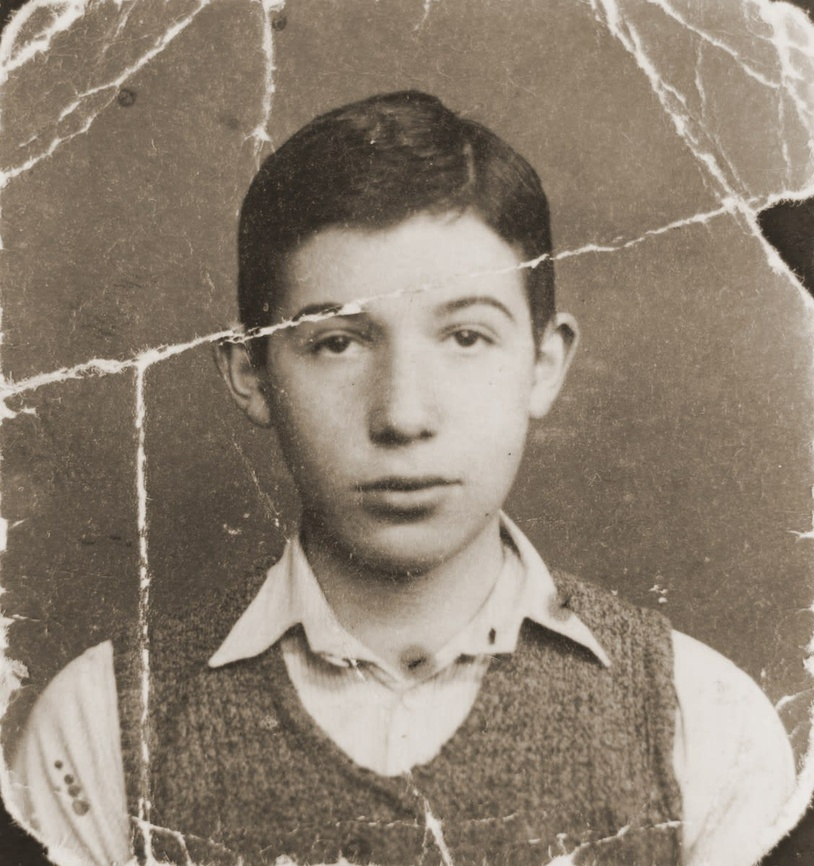
#> input picture dm4.jpg, 814 x 866 px, shrunk from 1128 x 1200 before the run
$ jupyter execute --allow-errors 'Image restoration.ipynb'   (older library calls are emulated)
#> lines starting #> are read from the running program, lines starting #| are printed output that depends on the picture; after the words box and inside, x2 and y2 are one past the last pixel; in counts of white or black regions, pixels touching at a corner belong together; long printed decimals are rounded
# Load all of the required libraries

[cell 1]
import numpy as np
import cv2 as cv
from matplotlib import pyplot as plt
import skimage
from skimage import io

# Read in the input image for restoration, plot for confirmation and grab on the grayscale part of it

- We read in our jpeg
- Plot it for confirmation
- Read in only the bottom-most layer than contains the grayscale (intensities) therein, omitting colors

[cell 2]
img = io.imread('dm4.jpg')
#> img is the input picture: shape (866, 814, 3); mean R, G, B 141.5, 128.9, 114.2
plt.imshow(img)
img = img[:,:,0]
#> img: shape (866, 814)

# Plot the grayscale part for confirmation

- Here, we can see the image lose it's sepia tones, they are lost and only intensities in the range of 0 (white) to 1 (black) remain

[cell 3]
plt.imshow(img, cmap='gray')

# Import additional libraries for detecting creases within the image

[cell 4]
from skimage.feature import canny
from skimage.morphology import disk, binary_dilation, binary_erosion, remove_small_objects, watershed, opening, closing
from skimage.util import invert

# Lo and behold!

- Canny can help detect the creases in our image (basically any sharp changes in intensity will be captured)
- As a side effect, other features like the facial features (eyebrows, nose edges, hairline, etc.) are also unadvertendly captured alongside the intended image features

[cell 5]
edges = canny(img)
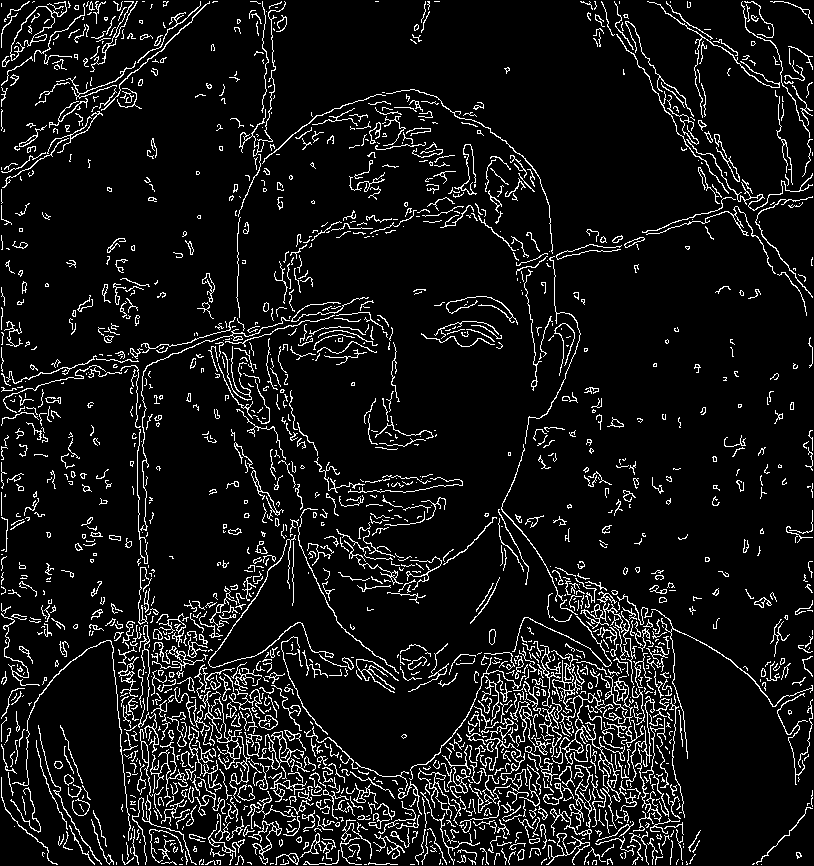
#> edges: shape (866, 814) bool; 8.6% white in thin lines or dots

fig, axes = plt.subplots(1,2, figsize=(8,3))

axes[0].imshow(img, cmap='gray')
axes[1].imshow(edges, cmap='gray')
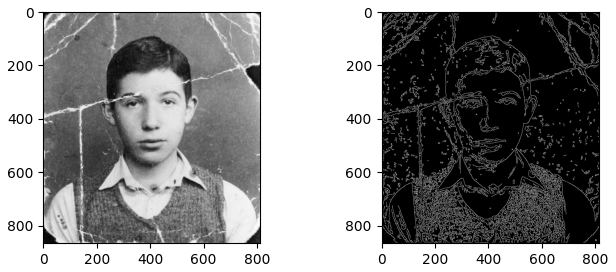
#> figure drawn by matplotlib, 2 panels

# Load a method from the scipy package that might help us enhance the image in some manner

[cell 6]
from scipy.ndimage import binary_fill_holes

# Applying a combination of erosion, dilation on the image with holes filled in using our imported method

- The results are interesting, and seem to detect the silhoutte (or a resemblance of it) of the person in our image.
- This silhoutte, possibly, can be combined with the original image to enhance it in some manner

[cell 7]
fill_img = binary_erosion(binary_fill_holes(binary_dilation(edges, disk(1))), disk(1))
#> fill_img: shape (866, 814) bool; 50% white; 5 black regions (2 under 20 px), largest, box (x1, y1, x2, y2) and area: (0, 0, 814, 866) 347804, (331, 813, 551, 866) 4080, (285, 844, 326, 866) 324

fig, axes = plt.subplots(1,3, figsize=(8,3))

axes[0].imshow(img, cmap='gray')
axes[1].imshow(fill_img, cmap='gray')
axes[2].imshow(1-fill_img, cmap='gray')
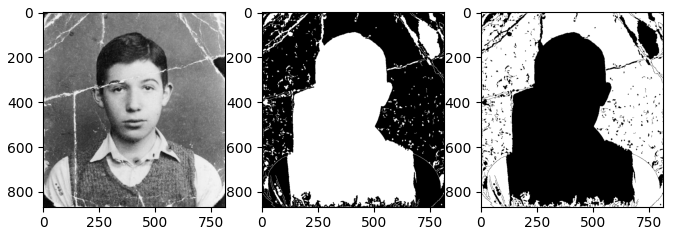
#> figure drawn by matplotlib, 3 panels

## Removing small objects in the background to get a clearer image

[cell 8]
img_cleaned = remove_small_objects(fill_img,500)
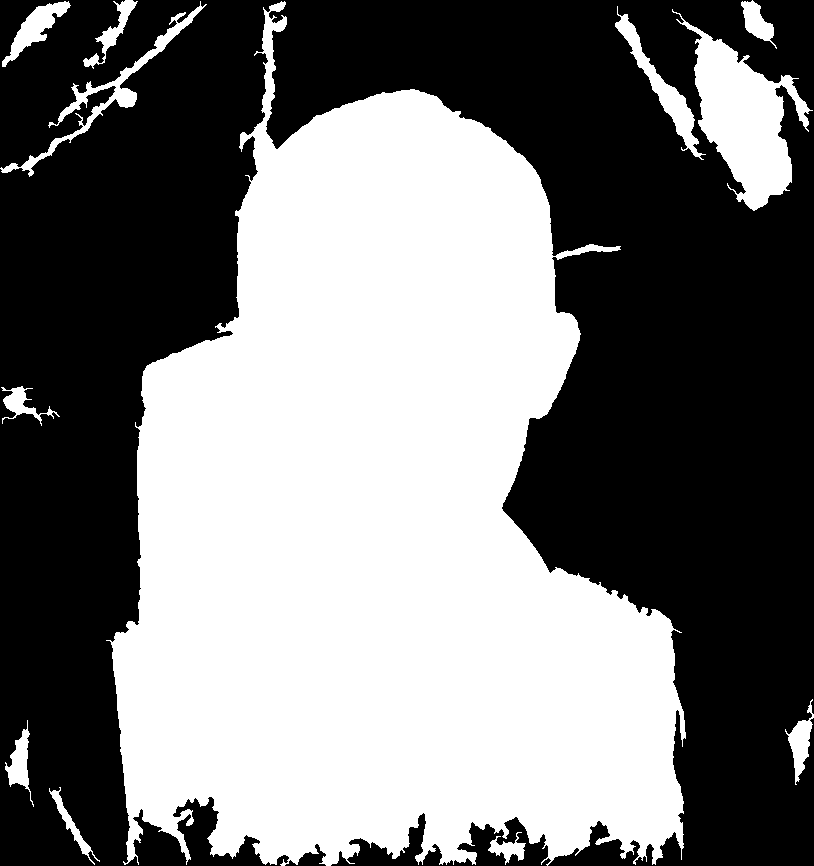
#> img_cleaned: shape (866, 814) bool; 47.1% white; 12 white regions, largest, box (x1, y1, x2, y2) and area: (106, 1, 686, 866) 309501, (672, 9, 813, 211) 11098, (0, 1, 207, 177) 2768

fig, axes = plt.subplots(1,2, figsize=(8,3))

axes[0].imshow(img, cmap='gray')
axes[1].imshow(img_cleaned, cmap='gray')

# Superimposing the image to get the cleaned version of image (wip)

[cell 9]
new = np.logical_xor(img,1-img_cleaned)

fig, axes = plt.subplots(1,2, figsize=(17,10))

axes[0].imshow(img, cmap='gray')
axes[1].imshow(new, cmap='gray')

## 'Rudin-Osher-Fatemi'

[cell 10]
noisy = img + 0.5 * img.std() * np.random.random(img.shape)
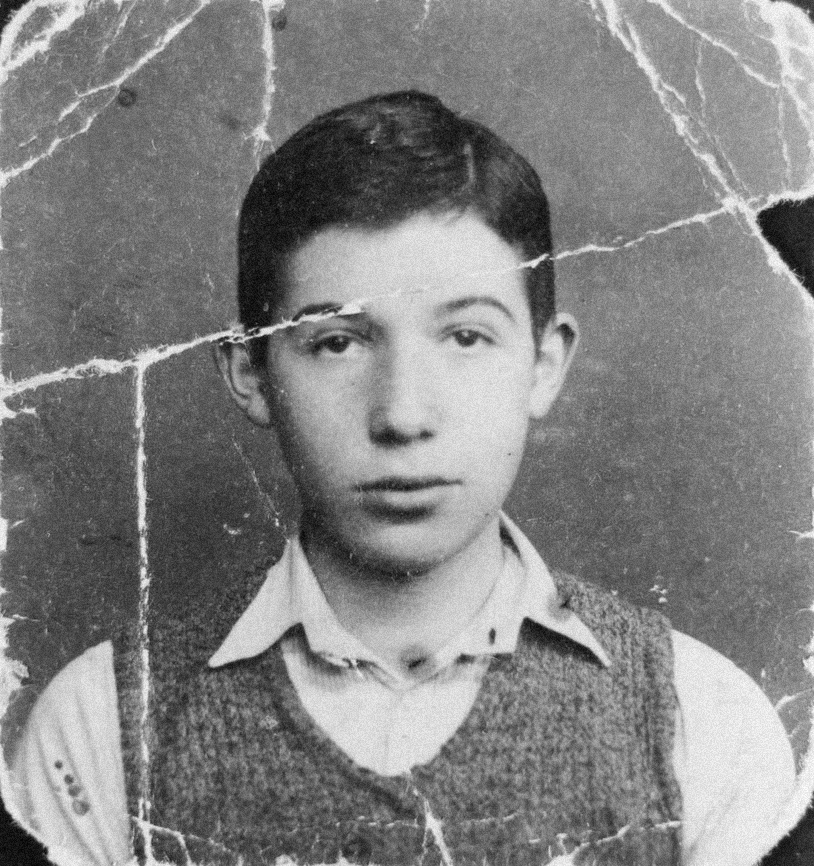
#> noisy: shape (866, 814) float64; min 40.78, max 258, mean 152.3; drawn with min black and max white
noisy = np.clip(noisy, 0, 255)
#> (the rest of this cell did not finish here and is left out)

#> (a cell that did not finish here is left out)

[cell 12]
fig, ax = plt.subplots(nrows=2, ncols=2, figsize=(8, 5), sharex=True,
                       sharey=True, subplot_kw={'adjustable': 'box-forced'})

plt.gray()
#> (the rest of this cell did not finish here and is left out)

[cell 13]
# [44 lines left out: function denoise_new, not called in this run]

[cell 14]
noisy = img + 0.5 * img.std() * np.random.random(img.shape)
noisy = np.clip(noisy, 0, 255)

[cell 15]
from numpy import *

def denoise(im, U_init, tolerance=0.1, tau=0.125, tv_weight=100):
    """ An implementation of the Rudin-Osher-Fatemi (ROF) denoising model
        using the numerical procedure presented in Eq. (11) of A. Chambolle
        (2005). Implemented using periodic boundary conditions
        (essentially turning the rectangular image domain into a torus!).

        Input:
        im - noisy input image (grayscale)
        U_init - initial guess for U
        tv_weight - weight of the TV-regularizing term
        tau - steplength in the Chambolle algorithm
        tolerance - tolerance for determining the stop criterion

        Output:
        U - denoised and detextured image (also the primal variable)
        T - texture residual"""
#> called with tolerance = 0.1, tau = 0.125, tv_weight = 100

    #---Initialization
    m,n = im.shape #size of noisy image
#> m = 866; n = 814

    U = U_init
#> U: shape (866, 814); every value is 0
    Px = im #x-component to the dual field
    Py = im #y-component of the dual field
    error = 1
    iteration = 0

    #---Main iteration
    while (error > tolerance):
        Uold = U

        #Gradient of primal variable
        LyU = vstack((U[1:,:],U[0,:])) #Left translation w.r.t. the y-direction
        LxU = hstack((U[:,1:],U.take([0],axis=1))) #Left translation w.r.t. the x-direction

        GradUx = LxU-U #x-component of U's gradient
        GradUy = LyU-U #y-component of U's gradient

        #First we update the dual varible
        PxNew = Px + (tau/tv_weight)*GradUx #Non-normalized update of x-component (dual)
        PyNew = Py + (tau/tv_weight)*GradUy #Non-normalized update of y-component (dual)
        NormNew = maximum(1,sqrt(PxNew**2+PyNew**2))

        Px = PxNew/NormNew #Update of x-component (dual)
        Py = PyNew/NormNew #Update of y-component (dual)

        #Then we update the primal variable
        RxPx =hstack((Px.take([-1],axis=1),Px[:,0:-1])) #Right x-translation of x-component
        RyPy = vstack((Py[-1,:],Py[0:-1,:])) #Right y-translation of y-component
        DivP = (Px-RxPx)+(Py-RyPy) #Divergence of the dual field.
        U = im + tv_weight*DivP #Update of the primal variable

        #Update of error-measure
        error = linalg.norm(U-Uold)/sqrt(n*m);
        iteration += 1;

        print(iteration, error)
#> this loop made 35 passes
#> error on passes 1 to 12: 148, 1.25, 0.871, 0.669, 0.544, 0.46, 0.399, 0.354, 0.319, 0.29, 0.267, 0.248
#| 1 147.960
#| 2 1.249
#| 3 0.8715
#| 4 0.6689
#| 5 0.5439
#| 6 0.4596
#| 7 0.3992
#| 8 0.3539
#> (further printed lines are left out)
#> pass 1, in denoise, `Px = PxNew/NormNew`:
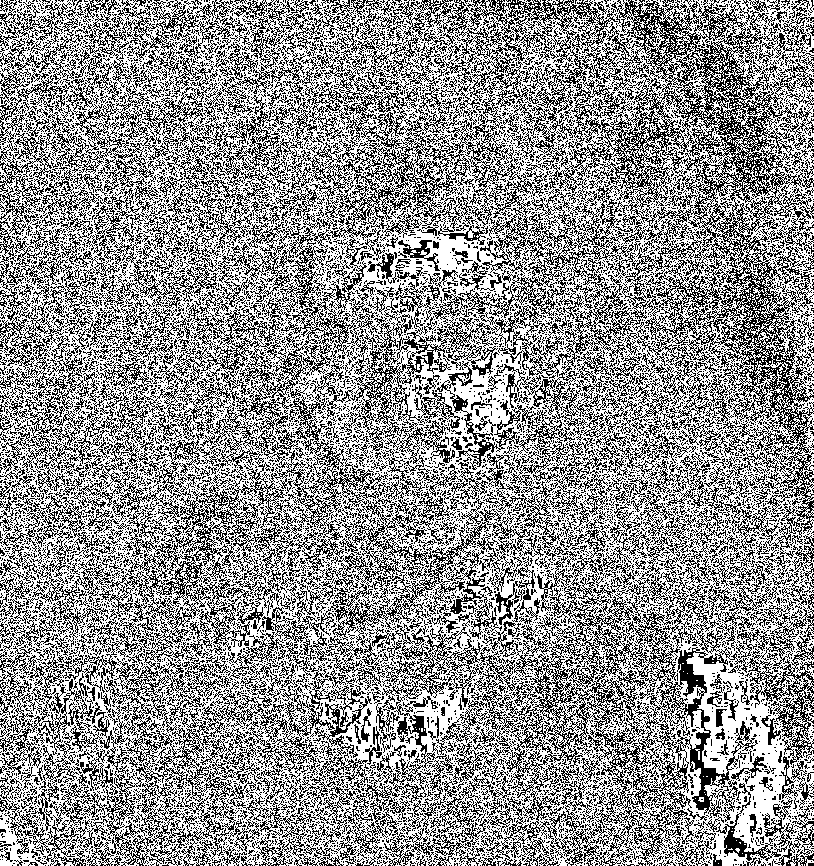
#> Px: shape (866, 814) float64; values 0.707 (black) and 0.707 (white), 58.4% white; black in thin lines or dots
#> pass 1, in denoise, `RxPx =hstack((Px.take([-1],axis=1),Px[:,0:-1]))`:
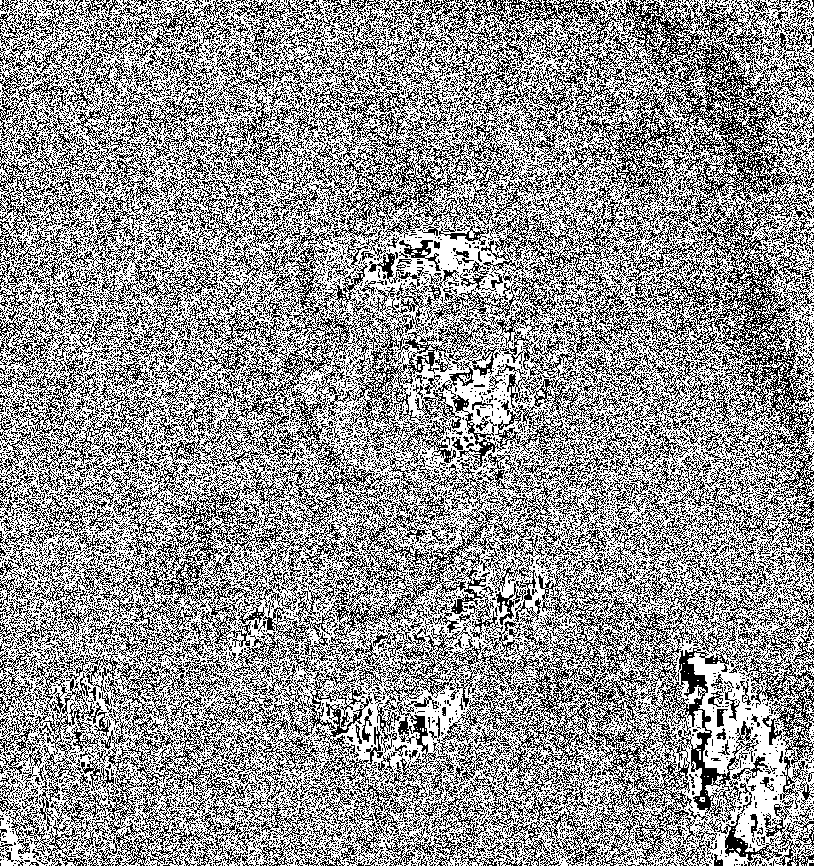
#> RxPx: shape (866, 814) float64; values 0.707 (black) and 0.707 (white), 58.4% white; black in thin lines or dots
#> after the loop, iteration = 35

    #The texture residual
    T = im - U
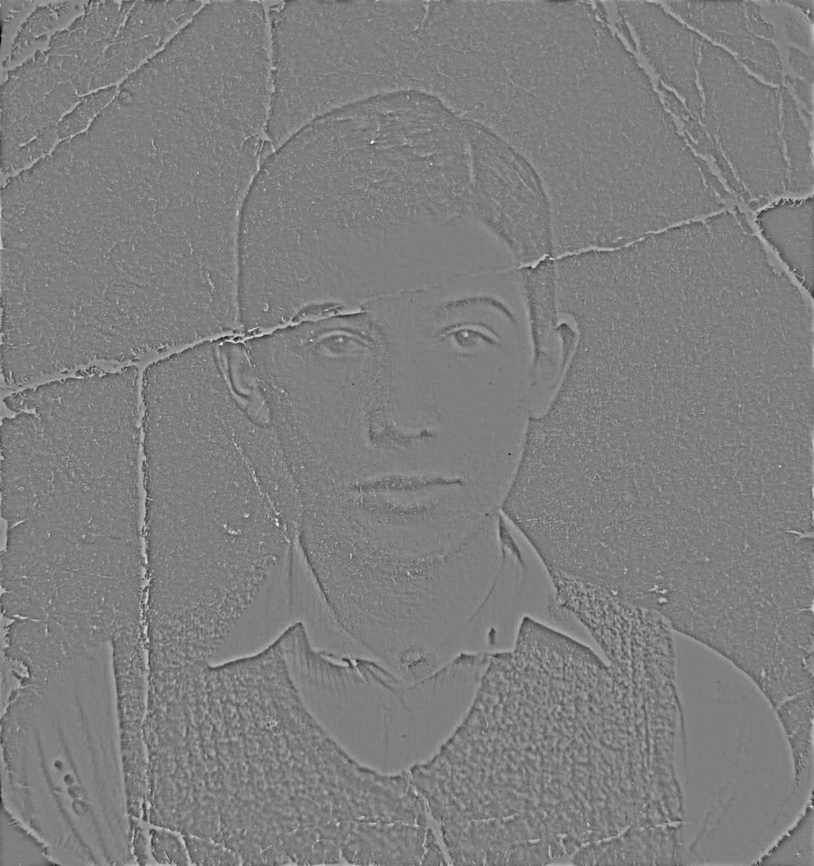
#> T: shape (866, 814) float64; min -95.53, max 95.72, mean 0; drawn with min black and max white
    print('Number of ROF iterations: ', iteration)
#| Number of ROF iterations:  35

    return U,T

[cell 16]
X,Y = denoise(img,np.zeros_like(img))

[cell 17]
fig, ax = plt.subplots(nrows=2, ncols=3, figsize=(8, 5), sharex=True,
                       sharey=True, subplot_kw={'adjustable': 'box-forced'})

plt.gray()
ax[0, 0].imshow(noisy)
ax[0, 0].axis('off')
ax[0, 0].set_title('noisy')
ax[0, 1].imshow(X)

[cell 18]
noisy.shape
#> Out = (866, 814)

[cell 19]
img.shape
#> Out = (866, 814)

[cell 20]
import numpy as np
import matplotlib.pyplot as plt

from skimage import data, color, img_as_ubyte
from skimage.restoration import denoise_tv_chambolle, denoise_bilateral,denoise_tv_bregman
img = io.imread('dm4.jpg')
plt.imshow(img)

noisy = img + 0.6 * img.std() * np.random.random(img.shape)
#> noisy: shape (866, 814, 3) float64
noisy = np.clip(img, 0, 1)
#> noisy: shape (866, 814, 3); every value is 1

fig, ax = plt.subplots(nrows=2, ncols=3, figsize=(8, 5), sharex=True,
                       sharey=True, subplot_kw={'adjustable': 'box-forced'})

plt.gray()
ax[0, 0].imshow(img)
ax[0, 0].axis('off')
ax[0, 0].set_title('noisy')
ax[0, 1].imshow(denoise_tv_chambolle(img, weight=0.1, multichannel=True))
ax[0, 1].axis('off')
ax[0, 1].set_title('TV')
#> (the rest of this cell did not finish here and is left out)
